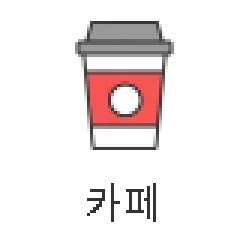
#> input picture nicon/nicon/1.png, 80 x 82 px, given in place of 1.jpg, which was not available (shown 3 times larger)
$ python img_classification3.py
#> lines starting #> are read from the running program, lines starting #| are printed output that depends on the picture; after the words box and inside, x2 and y2 are one past the last pixel; in counts of white or black regions, pixels touching at a corner belong together; pictures that were not available may be replaced by others from this repository, and a replacement may not be noted

import cv2
import numpy as np

img = cv2.imread('C:\\ncnc_class\\1.jpg')
#> img is the input picture: shape (82, 80, 3); mean B, G, R 233.2, 233.2, 240.2
dst = 'C:\\ncnc_class\\result2.png'

# Gray Scale
gray = cv2.cvtColor(img, cv2.COLOR_BGR2GRAY)
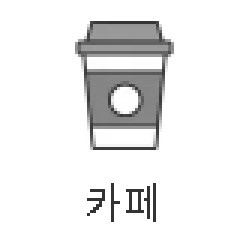
#> gray: shape (82, 80) (shown 3 times larger); min 51, max 255, mean 235.3

# Enlarge 2x
height, width = gray.shape
#> height = 82; width = 80
gray_enlarge  = cv2.resize( gray, (2 * width, 2 * height) , interpolation=cv2.INTER_LINEAR )
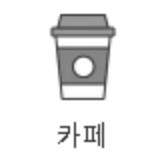
#> gray_enlarge: shape (164, 160); min 64, max 255, mean 235.3

# Denoising
denoised      = cv2.fastNlMeansDenoising(gray_enlarge , h=10 , searchWindowSize=21 , templateWindowSize=7 )

# Thresholding
gray_pin      = 196
ret, thresh   = cv2.threshold(denoised, gray_pin, 255, cv2.THRESH_BINARY)
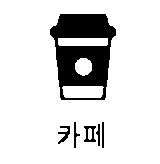
#> thresh: shape (164, 160); 85.6% white; 6 black regions, box (x1, y1, x2, y2) and area: (50, 14, 116, 100) 3403, (84, 126, 96, 142) 104, (58, 126, 70, 144) 95, (74, 122, 80, 148) 62, (102, 122, 104, 148) 52, (96, 124, 100, 146) 50
#> ret = 196

# inverting
thresh[260:2090] = ~thresh[260:2090]

result = np.hstack((gray_enlarge, thresh))
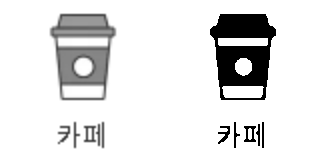
#> result: shape (164, 320); min 0, max 255, mean 226.8

cv2.imwrite(dst, thresh)

$ run again, with nicon/nicon/7.png copied over nicon/nicon/1.png
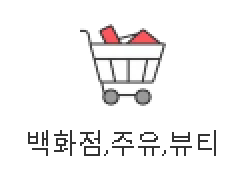
#> input picture nicon/nicon/7.png, 126 x 90 px, given in place of 1.jpg, which was not available (shown 2 times larger)
#> img is the input picture: shape (90, 126, 3); mean B, G, R 242.5, 242.4, 243.6
#> `ret, thresh   = cv2.threshold(denoised, gray_pin, 255, cv2.THRESH_BINA..`:
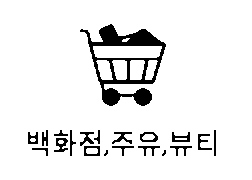
#> thresh: shape (180, 252); 92.1% white; 20 black regions (2 under 20 px), largest, box (x1, y1, x2, y2) and area: (80, 24, 166, 106) 2271, (54, 138, 68, 152) 108, (112, 132, 132, 144) 106
#> ret = 196
#> `result = np.hstack((gray_enlarge, thresh))`:
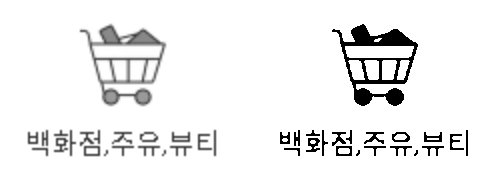
#> result: shape (180, 504); min 0, max 255, mean 238.8
